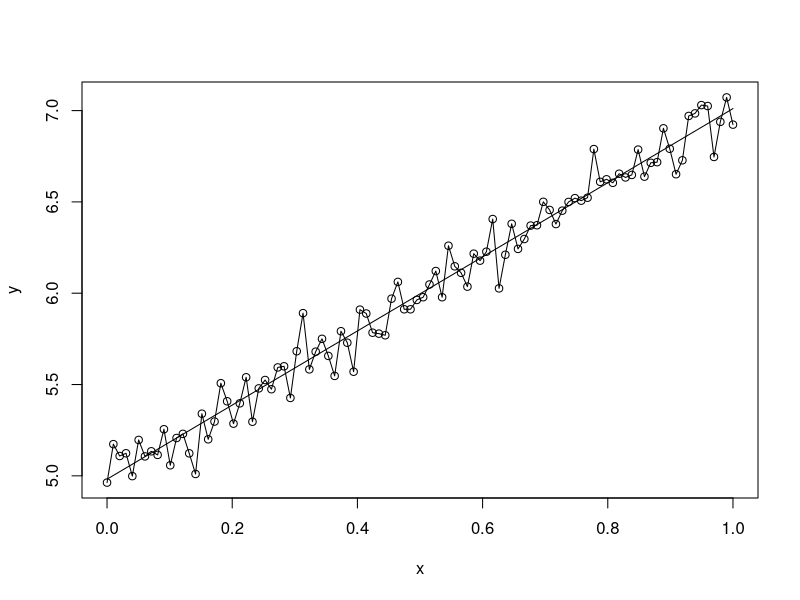
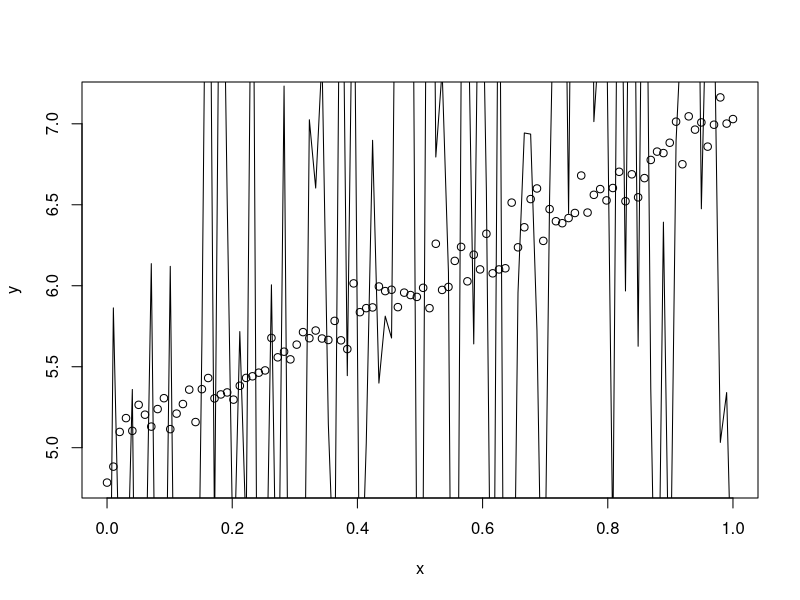

Here is the R script that generated these plots, in order:
# program to demonstrate overfitting with simple linear regression.  


# make data by adding noise around a linear model (y = a + bx + e)
n = 100;
y = rep(0,n);
x = seq(0,1,length=n);
for (i in 1:n) y[i] = 2*x[i] + 5 + rnorm(1,sd=.1);
plot(x,y);


# fit the model using knowledge of the underlying equation and plot fit
k = 2;
X = matrix(0,nrow=n,ncol=k);
X[,1] = rep(1,n);
X[,2] = x;
what = solve(t(X) %*% X) %*% t(X) %*% y;
yhat = X %*% what;
lines(x,yhat);
print(paste("2-feature SSE = ",sum((yhat-y)^2)))


# now include additional garbage (noise) features and observe fit.  increase k until k = n;
k = 100;  
X = matrix(0,nrow=n,ncol=k);
X[,1] = rep(1,n);
X[,2] = x;
for (j in 3:k) X[,j] = rnorm(n);
what = solve(t(X) %*% X) %*% t(X) %*% y;
yhat = X %*% what;
lines(x,yhat);  # dots = orig data, lines = fitted model --- fit is great!!!
print(paste("k-feature SSE = ",sum((yhat-y)^2)))



# now use identical tranied model (what) but with new x's and y's generated just like before
X[,1] = rep(1,n);
X[,2] = x;
for (j in 3:k) X[,j] = rnorm(n);
for (i in 1:n) y[i] = 2*x[i] + 5+ rnorm(1,sd=.1);
yhat = X %*% what;
plot(x,y);
lines(x,yhat)   # fit is very bad!!!
print(paste("new data SSE = ",sum((yhat-y)^2)))


